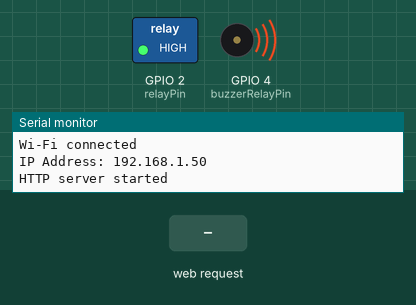
Bench run of a sketch on a simulated ESP32. On the bench: switched loads named in the sketch (green lamp = pin HIGH), buzzer (waves = sounding, pin HIGH), the last lines printed to the serial monitor. Inputs (shaded band) come from the test bench. WiFi joins after 1.5 s; servers stay silent unless stated.

Above: at 3.2 s.
3.3 s: HTTP request GET /relay?state=on received
At 3.7 s:
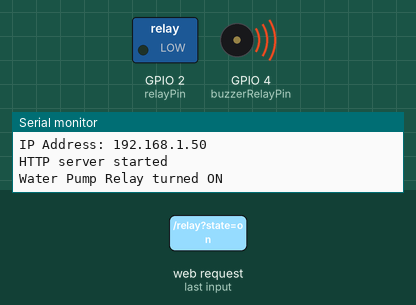
4.8 s: HTTP request GET /buzzer?state=on received
At 6.0 s:
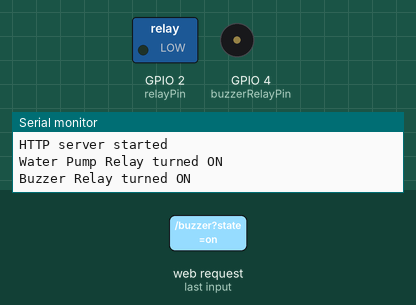
6.3 s: HTTP request GET /relay?state=off received
At 7.2 s:
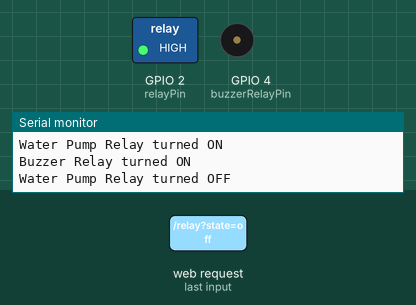
Timing chart, 0 to 9.3 s (numbered marks = the images above; inputs shaded):
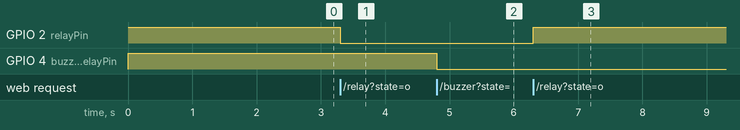

Measured:
- after the input at 3.3 s, GPIO 2 (relayPin): HIGH → LOW at once
- after the input at 4.8 s, GPIO 4 (buzzerRelayPin): HIGH → LOW at once
- after the input at 6.3 s, GPIO 2 (relayPin): LOW → HIGH at once

The sketch:

fieldseye.ino
```cpp
#include <WiFi.h>
#include <WebServer.h>

const char* ssid = "DDS";
const char* password = "ninet.com";
WebServer server(80);

const int moistureSensorPin = 34;
const int relayPin = 2;
const int buzzerRelayPin = 4;

int getSoilMoisture() {
  int moistureValue = analogRead(moistureSensorPin);
  return map(moistureValue, 0, 4095, 0, 100);
}

void handleRoot() {
  int soilMoisture = getSoilMoisture();
  String jsonResponse = "{ \"soilMoisture\": " + String(soilMoisture) + " }";
  server.send(200, "application/json", jsonResponse);
}

void handleRelayControl() {
  if (server.hasArg("state")) {
    String state = server.arg("state");
    if (state == "on") {
      digitalWrite(relayPin, LOW);
      server.send(200, "text/plain", "Water Pump Relay turned ON");
      Serial.println("Water Pump Relay turned ON");
    } else if (state == "off") {
      digitalWrite(relayPin, HIGH);
      server.send(200, "text/plain", "Water Pump Relay turned OFF");
      Serial.println("Water Pump Relay turned OFF");
    } else {
      server.send(400, "text/plain", "Invalid state");
    }
  } else {
    server.send(400, "text/plain", "Missing 'state' argument");
  }
}

void handleBuzzerControl() {
  if (server.hasArg("state")) {
    String state = server.arg("state");
    if (state == "on") {
      digitalWrite(buzzerRelayPin, LOW);
      server.send(200, "text/plain", "Buzzer Relay turned ON");
      Serial.println("Buzzer Relay turned ON");
    } else if (state == "off") {
      digitalWrite(buzzerRelayPin, HIGH);
      server.send(200, "text/plain", "Buzzer Relay turned OFF");
      Serial.println("Buzzer Relay turned OFF");
    } else {
      server.send(400, "text/plain", "Invalid state");
    }
  } else {
    server.send(400, "text/plain", "Missing 'state' argument");
  }
}

void setup() {
  Serial.begin(115200);

  pinMode(moistureSensorPin, INPUT);
  pinMode(relayPin, OUTPUT);
  pinMode(buzzerRelayPin, OUTPUT);
  digitalWrite(relayPin, HIGH);
  digitalWrite(buzzerRelayPin, HIGH);

  WiFi.begin(ssid, password);
  Serial.println("Connecting to Wi-Fi...");
  int retryCount = 0;
  while (WiFi.status() != WL_CONNECTED && retryCount < 20) {
    delay(1000);
    Serial.print(".");
    retryCount++;
  }
  if (WiFi.status() == WL_CONNECTED) {
    Serial.println("\nWi-Fi connected");
    Serial.print("IP Address: ");
    Serial.println(WiFi.localIP());
  } else {
    Serial.println("\nFailed to connect to Wi-Fi. Check credentials or network.");
    while (true);
  }

  server.on("/", handleRoot);
  server.on("/relay", handleRelayControl);
  server.on("/buzzer", handleBuzzerControl);

  server.begin();
  Serial.println("HTTP server started");
}

void loop() {
  server.handleClient();
}
```
